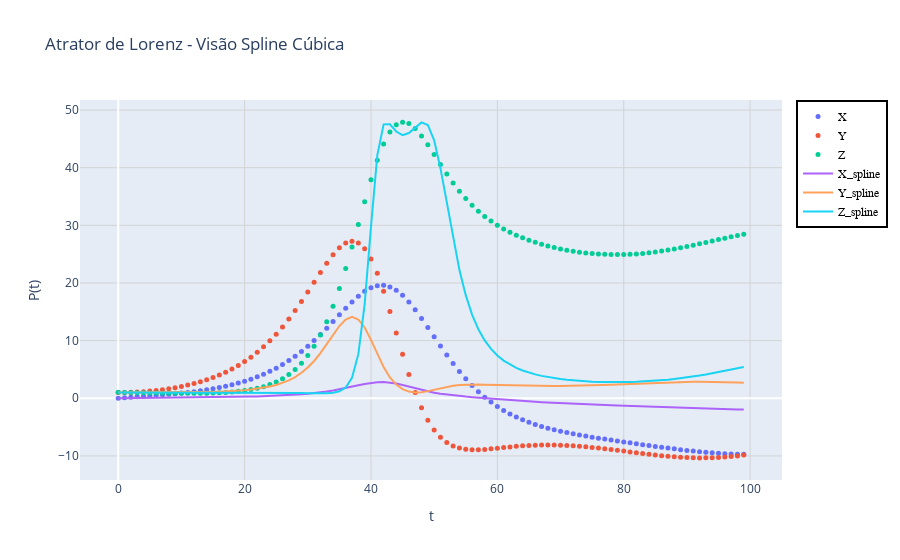

Notebook source saved alongside this figure:
### Code cell
import numpy as np
import plotly.graph_objects as go
from scipy.interpolate import CubicSpline

# Criando splines cúbicas para os pontos (x, y, z)
spline_x = CubicSpline(df.index, df['X'])
spline_y = CubicSpline(df.index, df['Y'])
spline_z = CubicSpline(df.index, df['Z'])

fig = go.Figure()

# Dataset original
fig.add_trace(go.Scatter(x=df.index, y=df['X'], mode='markers', name='X', marker=dict(size=5)))
fig.add_trace(go.Scatter(x=df.index, y=df['Y'], mode='markers', name='Y', marker=dict(size=5)))
fig.add_trace(go.Scatter(x=df.index, y=df['Z'], mode='markers', name='Z', marker=dict(size=5)))

# trajetórias das splines cúbicas
fig.add_trace(go.Scatter(x=df.index, y=spline_x(df['X']), mode='lines', name='X_spline'))
fig.add_trace(go.Scatter(x=df.index, y=spline_y(df['Y']), mode='lines', name='Y_spline'))
fig.add_trace(go.Scatter(x=df.index, y=spline_z(df['Z']), mode='lines', name='Z_spline'))

fig.update_layout(
    title='Atrator de Lorenz - Visão Spline Cúbica',
    xaxis_title='t',
    yaxis_title='P(t)',
    legend=dict(
        traceorder='normal',
        font=dict(
            family='sans-serif',
            size=12,
            color='black'
        ),
        bgcolor='white',
        bordercolor='Black',
        borderwidth=2
    ),
    xaxis=dict(showgrid=True, gridcolor='LightGrey'),
    yaxis=dict(showgrid=True, gridcolor='LightGrey')
)

fig.show()
